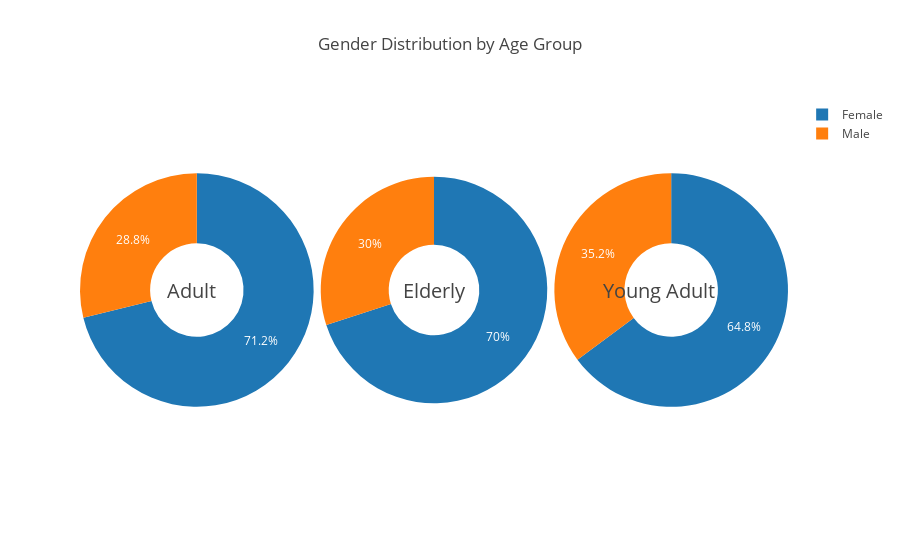
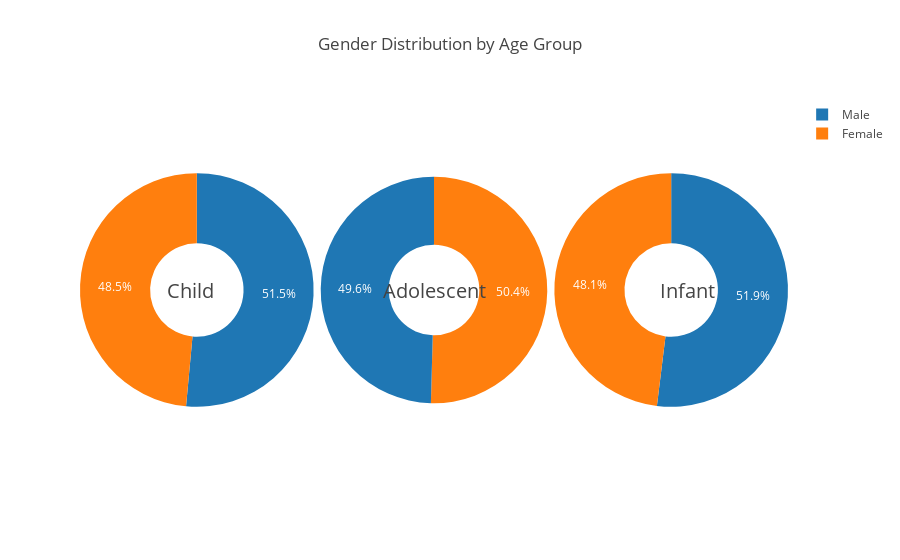
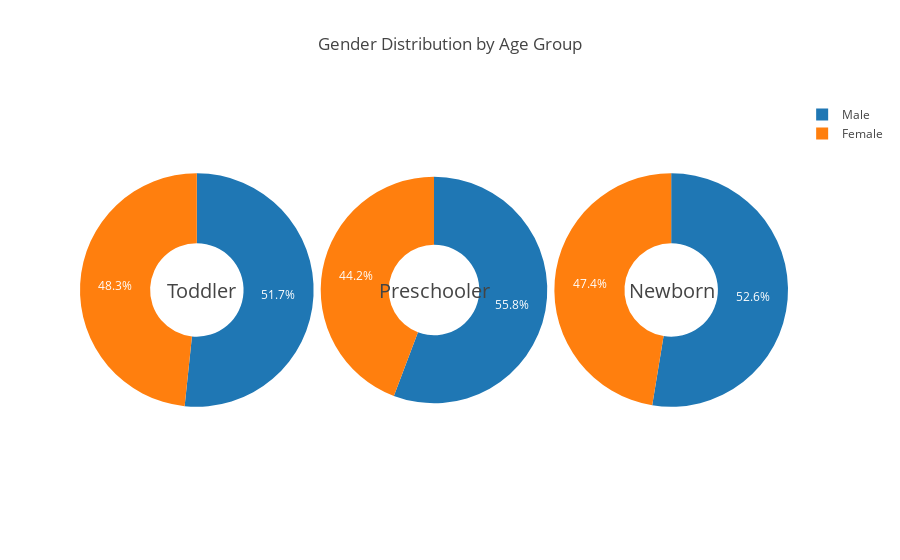

These figures' notebook cell, in order:
### Code cell
pie_chart(age_index[0],age_index[1],age_index[2]) # Pie chart for ['Adult','Elderly','Young Adult']
pie_chart(age_index[3],age_index[4],age_index[5]) # Pie chart for ['Child','Adolescent','Infant]
pie_chart(age_index[6],age_index[7],age_index[8]) # Pie chart for [Toddler','Preschooler','Newborn']

### Figure 1 — Plotly figure (JSON) as saved in the notebook; plotly's stock layout.template omitted (floating-point values rounded to 4 significant figures)
{"data": [{"domain": {"x": [0, 0.33]}, "hole": 0.4, "hoverinfo": "label+percent+name", "labels": ["Female", "Male"], "name": "Adult", "text": "Adult", "textfont": {"color": "white", "size": 12}, "textposition": "inside", "type": "pie", "values": [8228, 3330]}, {"domain": {"x": [0.34, 0.66]}, "hole": 0.4, "hoverinfo": "label+percent+name", "labels": ["Female", "Male"], "name": "Elderly", "text": "Elderly", "textfont": {"color": "white", "size": 12}, "textposition": "inside", "type": "pie", "values": [5717, 2452]}, {"domain": {"x": [0.67, 1]}, "hole": 0.4, "hoverinfo": "label+percent+name", "labels": ["Female", "Male"], "name": "Young Adult", "text": "Young Adult", "textfont": {"color": "white", "size": 12}, "textposition": "inside", "type": "pie", "values": [4549, 2469]}], "layout": {"annotations": [{"font": {"size": 20}, "showarrow": false, "text": "Adult", "x": 0.12, "y": 0.5}, {"font": {"size": 20}, "showarrow": false, "text": "Elderly", "x": 0.5, "y": 0.5}, {"font": {"size": 20}, "showarrow": false, "text": "Young Adult", "x": 0.9, "y": 0.5}], "title": "Gender Distribution by Age Group"}}

### Figure 2 — Plotly figure (JSON) as saved in the notebook; plotly's stock layout.template omitted (floating-point values rounded to 4 significant figures)
{"data": [{"domain": {"x": [0, 0.33]}, "hole": 0.4, "hoverinfo": "label+percent+name", "labels": ["Male", "Female"], "name": "Child", "text": "Child", "textfont": {"color": "white", "size": 12}, "textposition": "inside", "type": "pie", "values": [595, 561]}, {"domain": {"x": [0.34, 0.66]}, "hole": 0.4, "hoverinfo": "label+percent+name", "labels": ["Female", "Male"], "name": "Adolescent", "text": "Adolescent", "textfont": {"color": "white", "size": 12}, "textposition": "inside", "type": "pie", "values": [517, 508]}, {"domain": {"x": [0.67, 1]}, "hole": 0.4, "hoverinfo": "label+percent+name", "labels": ["Male", "Female"], "name": "Infant", "text": "Infant", "textfont": {"color": "white", "size": 12}, "textposition": "inside", "type": "pie", "values": [453, 419]}], "layout": {"annotations": [{"font": {"size": 20}, "showarrow": false, "text": "Child", "x": 0.12, "y": 0.5}, {"font": {"size": 20}, "showarrow": false, "text": "Adolescent", "x": 0.5, "y": 0.5}, {"font": {"size": 20}, "showarrow": false, "text": "Infant", "x": 0.9, "y": 0.5}], "title": "Gender Distribution by Age Group"}}

### Figure 3 — Plotly figure (JSON) as saved in the notebook; plotly's stock layout.template omitted (floating-point values rounded to 4 significant figures)
{"data": [{"domain": {"x": [0, 0.33]}, "hole": 0.4, "hoverinfo": "label+percent+name", "labels": ["Male", "Female"], "name": "Toddler", "text": "Toddler", "textfont": {"color": "white", "size": 12}, "textposition": "inside", "type": "pie", "values": [419, 392]}, {"domain": {"x": [0.34, 0.66]}, "hole": 0.4, "hoverinfo": "label+percent+name", "labels": ["Male", "Female"], "name": "Preschooler", "text": "Preschooler", "textfont": {"color": "white", "size": 12}, "textposition": "inside", "type": "pie", "values": [266, 211]}, {"domain": {"x": [0.67, 1]}, "hole": 0.4, "hoverinfo": "label+percent+name", "labels": ["Male", "Female"], "name": "Newborn", "text": "Newborn", "textfont": {"color": "white", "size": 12}, "textposition": "inside", "type": "pie", "values": [81, 73]}], "layout": {"annotations": [{"font": {"size": 20}, "showarrow": false, "text": "Toddler", "x": 0.12, "y": 0.5}, {"font": {"size": 20}, "showarrow": false, "text": "Preschooler", "x": 0.5, "y": 0.5}, {"font": {"size": 20}, "showarrow": false, "text": "Newborn", "x": 0.9, "y": 0.5}], "title": "Gender Distribution by Age Group"}}
